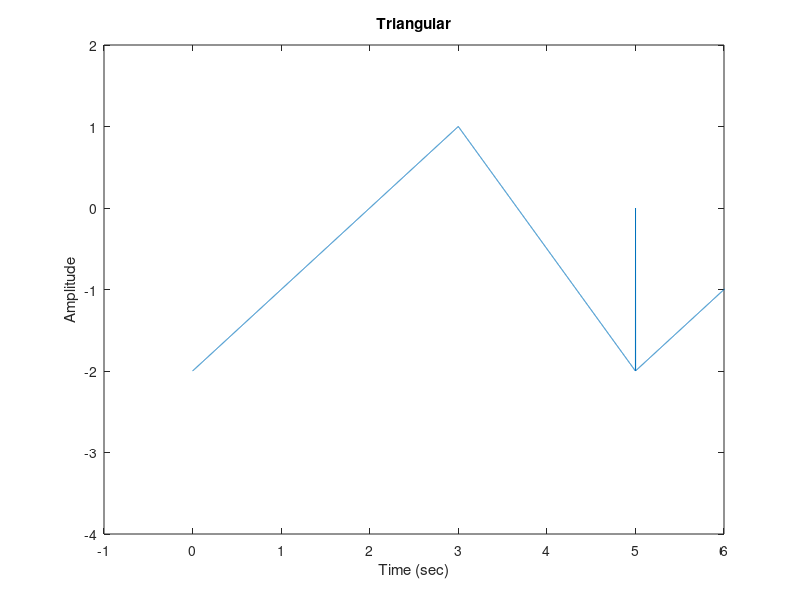

Source code (MATLAB):
ts=0.001;
x=0:ts:20;
m=0;
j=1.5;

for i=1:length(x)
    if x(i)<=((m+1)*5)                      %parcurgerea pe perioade a vectorului de timp
        if x(i)<((m+1)*5-2)
            y(i)=-2+(x(i)-m*5);             %panta crescatoare
        else
            y(i)=3.5-(-2+(x(i)-m*5)*j);     %panta descrecatoare(formula la care am ajuns prin iteratii)
        end
    else
        m=m+1;
    end
end
plot(x,y);
axis([-1 6 -4 2])
xlabel('Time (sec)')
ylabel('Amplitude')
title('Triangular')